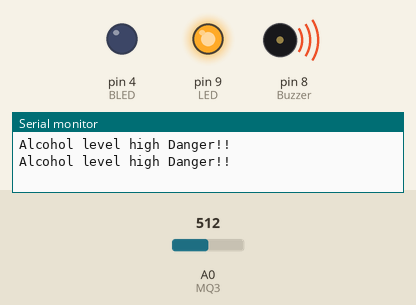
The sketch below on a simulated Arduino Uno, built with avr-gcc and run on an emulated ATmega328P. On the bench: output pins drawn as LEDs (lit = HIGH), buzzer (waves = sounding, pin HIGH), the last lines printed to the serial monitor. The test bench sets the inputs (shaded band); at power-on: A0 (MQ3) = 512.

Above: at 4.2 s.
4.3 s: A0 (MQ3) set to 408
8.6 s: A0 (MQ3) set to 391
At 11.4 s:
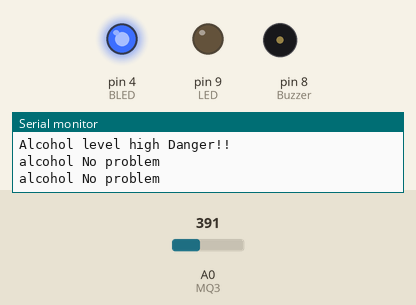
12.9 s: A0 (MQ3) set to 410
At 13.6 s:
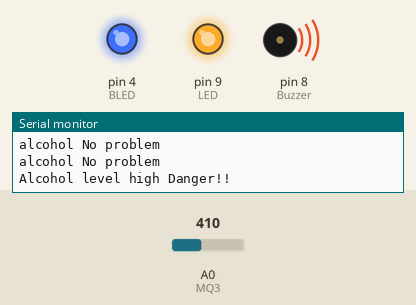
At 16.3 s:
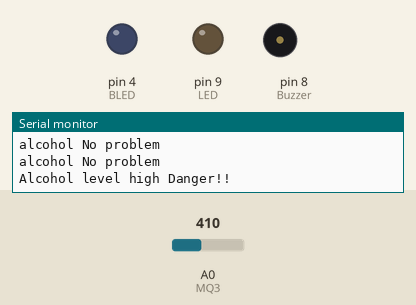
Timing chart, 0 to 23.2 s (numbered marks = the images above; inputs shaded):
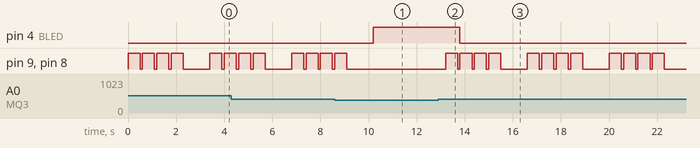

The sketch:

IoT_.ino
```cpp
const int MQ3=A0;
const int Buzzer=8;
const int LED=9;
const int BLED=4;
int value;
void setup() {
  // put your setup code here, to run once:
  Serial.begin(9600);
  pinMode(MQ3,INPUT);
  pinMode(Buzzer,OUTPUT);
  pinMode(LED,OUTPUT);
  pinMode(BLED,OUTPUT);
  digitalWrite(Buzzer,LOW);
  digitalWrite(LED,LOW);
}

void loop() {
  // put your main code here, to run repeatedly:
  value=analogRead(MQ3);
  if(value>400)
  {

    Serial.println("Alcohol level high Danger!!");
    digitalWrite(Buzzer,HIGH);
    digitalWrite(LED,HIGH);
   // digitalWrite(BLED,LOW);
    delay(500);
    digitalWrite(Buzzer,LOW);
    digitalWrite(LED,LOW);
   // digitalWrite(BLED,LOW);
    delay(100);
        digitalWrite(Buzzer,HIGH);
    digitalWrite(LED,HIGH);
    digitalWrite(BLED,LOW);
    delay(500);
    digitalWrite(Buzzer,LOW);
    digitalWrite(LED,LOW);
    digitalWrite(BLED,LOW);
    delay(100);
        digitalWrite(Buzzer,HIGH);
    digitalWrite(LED,HIGH);
    digitalWrite(BLED,LOW);
    delay(500);
    digitalWrite(Buzzer,LOW);
    digitalWrite(LED,LOW);
  digitalWrite(BLED,LOW);
    delay(100);    digitalWrite(Buzzer,HIGH);
    digitalWrite(LED,HIGH);
   digitalWrite(BLED,LOW);
    delay(500);
    digitalWrite(Buzzer,LOW);
    digitalWrite(LED,LOW);
  digitalWrite(BLED,LOW);
    delay(100);
  }
  else
  {
    Serial.println("alcohol No problem");
    digitalWrite(Buzzer,LOW);
    digitalWrite(LED,LOW);
    digitalWrite(BLED,HIGH);
  }
  delay(1000);
}
```

Measured:
- the behaviour switches between 401 and 400 on A0 (MQ3) (found by bisection; images 0 and 1)
- after the input at 8.6 s, pin 4 (BLED): LOW → HIGH after 1.6 s; pin 9 (LED), pin 8 (Buzzer): goes on until 9.1 s, then stays LOW
- after the input at 12.9 s, pin 4 (BLED): HIGH → LOW after 0.90 s; pin 9 (LED), pin 8 (Buzzer): LOW → HIGH after 0.30 s, then repeats every 3.4 s: 3 × (LOW 0.10 s, HIGH 0.50 s), LOW 1.1 s, HIGH 0.50 s
